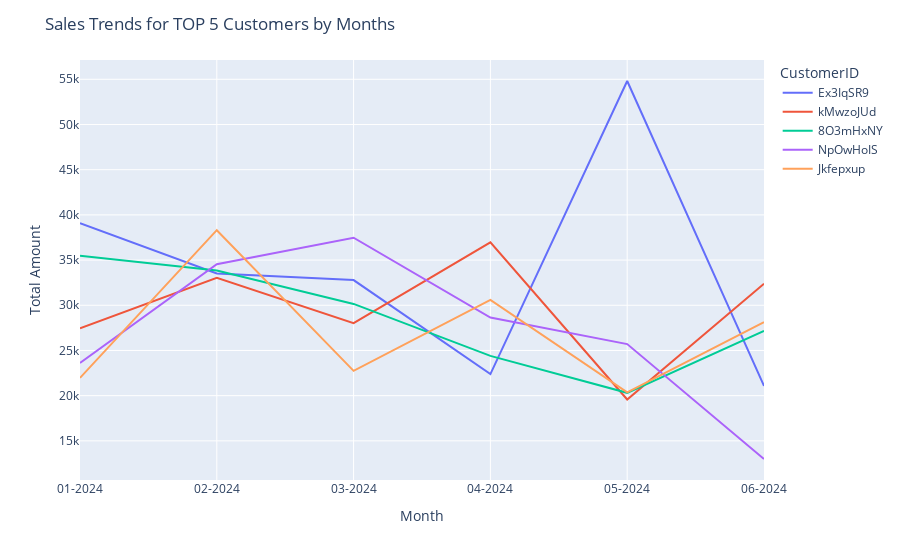

The notebook cell this image was saved under:
### Code cell
fig5 = px.line(montly_sales_per_customer_TOP5_no_total)
fig5.update_layout(title_text='Sales Trends for TOP 5 Customers by Months',
    xaxis_title='Month',
    yaxis_title='Total Amount'
)
# Show plot
fig5.show()

### Figure 1 — Plotly figure (JSON) as saved in the notebook; plotly's stock layout.template omitted (floating-point values rounded to 4 significant figures)
{"data": [{"hovertemplate": "CustomerID=Ex3IqSR9<br>Date=%{x}<br>value=%{y}<extra></extra>", "legendgroup": "Ex3IqSR9", "line": {"color": "#636efa", "dash": "solid"}, "marker": {"symbol": "circle"}, "mode": "lines", "name": "Ex3IqSR9", "orientation": "v", "showlegend": true, "type": "scatter", "x": ["01-2024", "02-2024", "03-2024", "04-2024", "05-2024", "06-2024"], "xaxis": "x", "y": [39080.0, 33510.0, 32790.0, 22390.0, 54810.0, 21080.0], "yaxis": "y"}, {"hovertemplate": "CustomerID=kMwzoJUd<br>Date=%{x}<br>value=%{y}<extra></extra>", "legendgroup": "kMwzoJUd", "line": {"color": "#EF553B", "dash": "solid"}, "marker": {"symbol": "circle"}, "mode": "lines", "name": "kMwzoJUd", "orientation": "v", "showlegend": true, "type": "scatter", "x": ["01-2024", "02-2024", "03-2024", "04-2024", "05-2024", "06-2024"], "xaxis": "x", "y": [27460.0, 33040.0, 28030.0, 36970.0, 19570.0, 32390.0], "yaxis": "y"}, {"hovertemplate": "CustomerID=8O3mHxNY<br>Date=%{x}<br>value=%{y}<extra></extra>", "legendgroup": "8O3mHxNY", "line": {"color": "#00cc96", "dash": "solid"}, "marker": {"symbol": "circle"}, "mode": "lines", "name": "8O3mHxNY", "orientation": "v", "showlegend": true, "type": "scatter", "x": ["01-2024", "02-2024", "03-2024", "04-2024", "05-2024", "06-2024"], "xaxis": "x", "y": [35480.0, 33840.0, 30150.0, 24400.0, 20310.0, 27160.0], "yaxis": "y"}, {"hovertemplate": "CustomerID=NpOwHoIS<br>Date=%{x}<br>value=%{y}<extra></extra>", "legendgroup": "NpOwHoIS", "line": {"color": "#ab63fa", "dash": "solid"}, "marker": {"symbol": "circle"}, "mode": "lines", "name": "NpOwHoIS", "orientation": "v", "showlegend": true, "type": "scatter", "x": ["01-2024", "02-2024", "03-2024", "04-2024", "05-2024", "06-2024"], "xaxis": "x", "y": [23620.0, 34540.0, 37480.0, 28640.0, 25710.0, 12990.0], "yaxis": "y"}, {"hovertemplate": "CustomerID=Jkfepxup<br>Date=%{x}<br>value=%{y}<extra></extra>", "legendgroup": "Jkfepxup", "line": {"color": "#FFA15A", "dash": "solid"}, "marker": {"symbol": "circle"}, "mode": "lines", "name": "Jkfepxup", "orientation": "v", "showlegend": true, "type": "scatter", "x": ["01-2024", "02-2024", "03-2024", "04-2024", "05-2024", "06-2024"], "xaxis": "x", "y": [21970.0, 38310.0, 22740.0, 30590.0, 20360.0, 28130.0], "yaxis": "y"}], "layout": {"autosize": true, "legend": {"title": {"text": "CustomerID"}, "tracegroupgap": 0}, "margin": {"t": 60}, "title": {"text": "Sales Trends for TOP 5 Customers by Months"}, "xaxis": {"anchor": "y", "autorange": true, "domain": [0, 1], "range": [0, 5], "title": {"text": "Month"}, "type": "category"}, "yaxis": {"anchor": "x", "autorange": true, "domain": [0, 1], "range": [10670.0, 57130.0], "title": {"text": "Total Amount"}, "type": "linear"}}}
